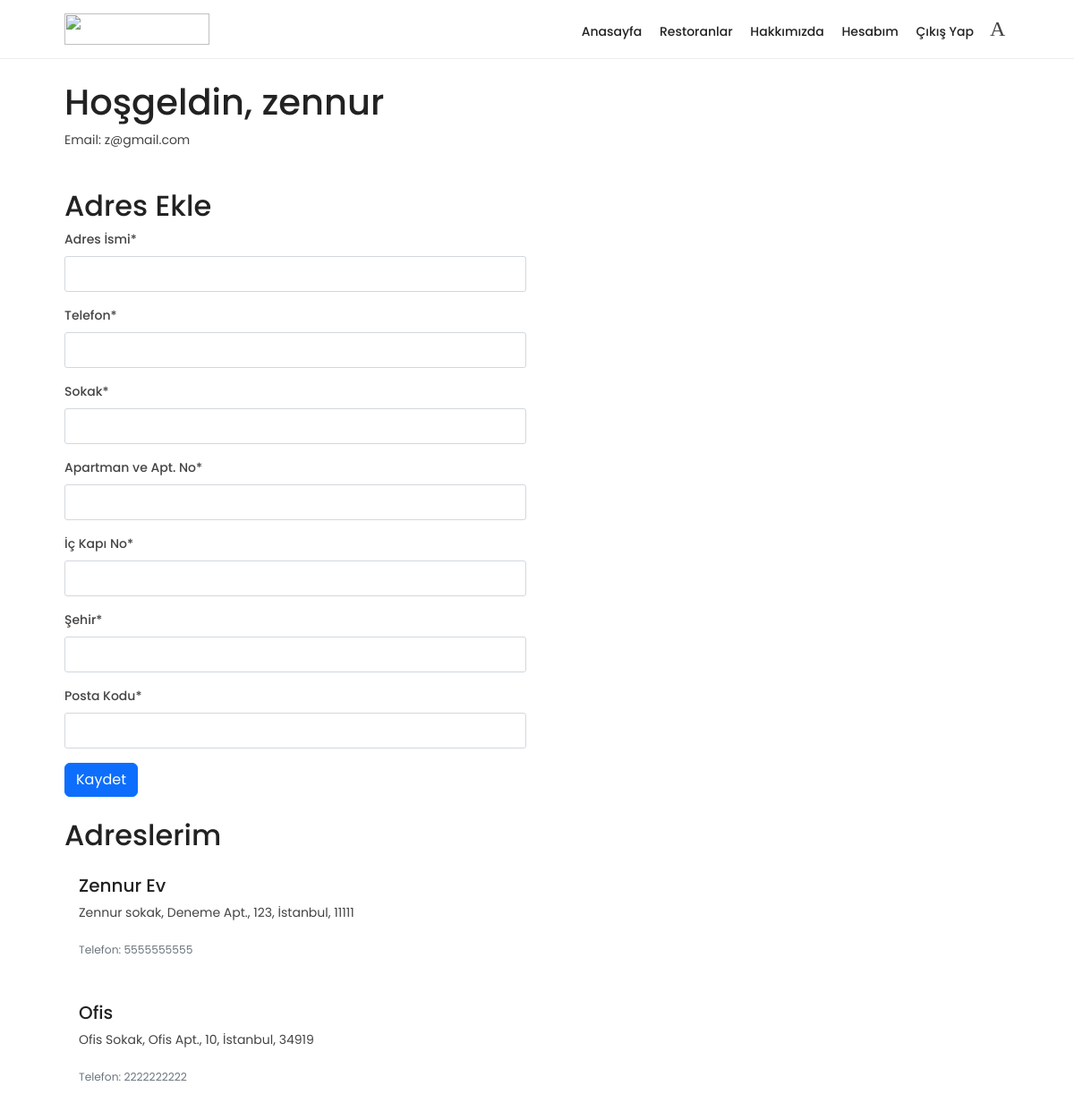
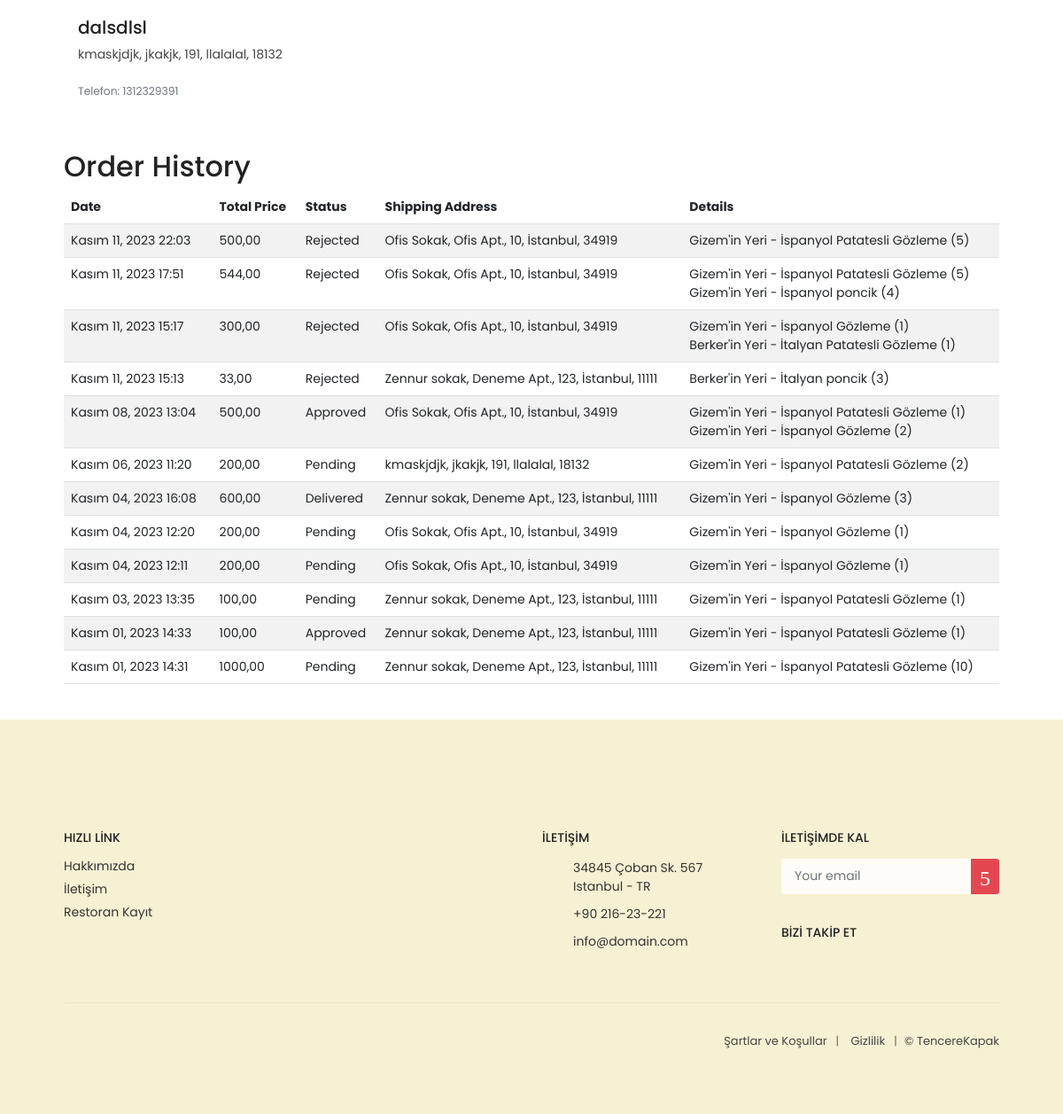
The page /profile (signed in) on the database its author committed (2 pictures, top to bottom).
### fooddelivery/models.py (models this page shows, shortened)
class Customer(AbstractBaseUser, PermissionsMixin):
    name = models.CharField(max_length=100, null=False, blank=False)
    email = models.EmailField(null=False, blank=False, unique=True)
    phone = models.CharField(max_length=10, null=True, blank=False, validators=[phone_number_validator])
    address = models.ManyToManyField('Adress', related_name='customers', blank=True)
    date_joined = models.DateTimeField(default=timezone.now)
    is_staff = models.BooleanField(default=False)
    is_active = models.BooleanField(default=True)
    objects = CustomerManager()
    USERNAME_FIELD = 'email'
    REQUIRED_FIELDS = ['name']
    class Meta:
        ordering = ['email']
        db_table = 'customer'
        verbose_name = 'Customer'
        verbose_name_plural = 'Customers'
        app_label = 'fooddelivery'

class Adress(models.Model):
    customer = models.ForeignKey(Customer, on_delete=models.CASCADE, related_name='customer_addresses')
    name = models.CharField(max_length=100, null=False, blank=False)
    phone = models.CharField(max_length=10, null=True, blank=False, validators=[phone_number_validator])
    street = models.TextField(null=False, blank=False)
    apartment = models.TextField(null=False, blank=False)
    door_number = models.TextField(null=False, blank=False)
    city = models.CharField(max_length=100, null=False, blank=False)
    postal_code = models.CharField(max_length=10, null=False, blank=False)
    created_at = models.DateTimeField(auto_now_add=True)
    updated_at = models.DateTimeField(auto_now=True)
    class Meta:
        db_table = 'adress'
        verbose_name = 'Adress'
        verbose_name_plural = 'Adresses'

class Order(models.Model):
    STATUS = (
        ('pending', 'Pending'),
        ('approved', 'Approved'),
        ('rejected', 'Rejected'),
        ('delivered', 'Delivered'),
    )
    customer = models.ForeignKey(Customer, on_delete=models.CASCADE, related_name="orders")  # Hangi kullanıcının siparişi olduğu
    menu = models.ManyToManyField(Menu, through='OrderItem')  # Hangi ürünlerin siparişte olduğu
    total_price = models.DecimalField(max_digits=10, decimal_places=2, default=0.00)
    status = models.CharField(max_length=10, choices=STATUS, default='pending')
    shipping_address = models.ForeignKey(Adress, on_delete=models.CASCADE, related_name='orders_adresses')
    created_at = models.DateTimeField(auto_now_add=True)
    updated_at = models.DateTimeField(auto_now=True)
    class Meta:
        db_table = 'order'
        verbose_name = 'Order'
        verbose_name_plural = 'Orders'

class OrderItem(models.Model):
    order = models.ForeignKey(Order, on_delete=models.CASCADE, related_name='orderitems')
    menu = models.ForeignKey(Menu, on_delete=models.CASCADE, related_name='menus')
    quantity = models.PositiveIntegerField()
    shipping = models.ForeignKey(Adress, on_delete=models.CASCADE, related_name='orderitems_adresses')
    class Meta:
        db_table = 'order_item'
        verbose_name = 'Order Item'
        verbose_name_plural = 'Order Items'

class Menu(models.Model):
    restaurant = models.ForeignKey(Restaurant, on_delete=models.CASCADE, related_name='menus')
    name = models.CharField(max_length=150)
    price = models.DecimalField(null=False, max_digits=6, decimal_places=2, validators=[MinValueValidator(Decimal('0.01'))])
    description = models.TextField(null=False, blank=True)
    category = models.ForeignKey(Menu_Category, on_delete=models.CASCADE, related_name='menu_items')
    quantity = models.PositiveIntegerField()
    product_image = models.ImageField(upload_to='products/img', null=False, blank=True)
    is_active = models.BooleanField(default=True)
    created_at = models.DateTimeField(auto_now_add=True)
    updated_at = models.DateTimeField(auto_now=True)
    class Meta:
        db_table = 'menu'
        verbose_name = 'Menu'
        verbose_name_plural = 'Menus'

### restaurants/models.py (models this page shows)
class Restaurant(models.Model):
    name = models.CharField(max_length=150)
    name_slug = AutoSlugField(populate_from='name', unique=True, editable=True, blank=True)
    category = models.ForeignKey(Restaurant_Category, on_delete=models.CASCADE, related_name='restaurants')
    score = models.DecimalField(max_digits=3, decimal_places=1, validators=[MinValueValidator(Decimal('0.1')), MaxValueValidator(Decimal('10.0'))])
    restaurant_image = models.ImageField(upload_to='restaurant/img')
    address = models.CharField(max_length=255)
    province = models.CharField(max_length=255)
    phone_number = models.CharField(max_length=10, validators=[RegexValidator(regex='^\d{10}$')])
    delivery_fee = models.DecimalField(max_digits=6, decimal_places=2, validators=[MinValueValidator(Decimal('0.01'))])
    payment_methods = models.CharField(max_length=255)
    opening_hour = models.TimeField()
    closing_hour = models.TimeField()
    minimum_order_amount = models.DecimalField(max_digits=6, decimal_places=2, validators=[MinValueValidator(Decimal('0.01'))])
    is_open = models.BooleanField(default=True)
    created_at = models.DateTimeField(auto_now_add=True)
    updated_at = models.DateTimeField(auto_now=True)
    manager = models.ForeignKey(settings.AUTH_USER_MODEL, on_delete=models.SET_NULL, related_name='managed_restaurants',null=True, blank=True,limit_choices_to={'is_staff': True} )
    class Meta:
        db_table = 'restaurant'
        verbose_name = 'Restaurant'
        verbose_name_plural = 'Restaurants'
    def __str__(self):
        return f'{self.name} - {self.category}'

class Restaurant_Category (models.Model):
    name = models.CharField(max_length=150, unique=True)
    class Meta:
        app_label = 'fooddelivery'
    class Meta:
        db_table = 'restaurant_category'
        verbose_name = 'Restaurant Category'
        verbose_name_plural = 'Restaurant Categories'
    def __str__(self) -> str:
        return f'{self.name}'

### fooddelivery/views.py (the view)
# urls.py: path('profile', views.profile, name='profile'),
@login_required(login_url='/login')
def profile(request):
    customer = request.user
    customer_email = request.user.email
    customer_adress = Adress.objects.filter(customer=request.user)
    address_count = customer.customer_addresses.count()
    order_history = Order.objects.filter(customer=customer).prefetch_related('orderitems__menu').order_by('-created_at')
    can_add_more_addresses = address_count < 5
    form = CustomerAddressForm(request.POST or None) if can_add_more_addresses else None
    if request.method == "POST" and form and form.is_valid():
        address = form.save(commit=False)
        address.customer = customer
        address.save()
        messages.success(request, 'Your address has been created.')
        return redirect('profile')
    if not can_add_more_addresses:
        messages.warning(request, 'You can only add up to 5 addresses.')
    context = {
        'customer_email': customer_email, 'customer_adress': customer_adress, 'order_history': order_history,
        'form': form, 'can_add_more_addresses': can_add_more_addresses, 'address_count': address_count
        }
    return render(request, 'profile.html', context)

### fooddelivery/forms.py
class CustomerAddressForm(forms.ModelForm):
    class Meta:
        model = Adress
        fields = ['name', 'phone', 'street', 'apartment', 'door_number', 'city', 'postal_code']
    name = forms.CharField(label="Adres İsmi", min_length=2, max_length=50)
    phone = forms.CharField(label="Telefon", max_length=10, validators=[phone_number_validator])
    street = forms.CharField(label="Sokak", min_length=5, max_length=60)
    apartment = forms.CharField(label="Apartman ve Apt. No", max_length=20)
    door_number = forms.CharField(label="İç Kapı No", max_length=3)
    city = forms.CharField(label="Şehir", max_length=20)
    postal_code = forms.CharField(label='Posta Kodu', min_length=5, max_length=5)

### fooddelivery/templates/profile.html (shortened to what this page needs)
{% extends "base.html" %}
{% load static %}
{% load crispy_forms_tags %}
{% block content %}
<div class="container py-4">
    <div class="row mb-4">
        <div class="col">
            <h1>Hoşgeldin, {{ request.user.name }}</h1>
            <p>Email: {{ request.user.email }}</p>
        </div>
    </div>
    {% if can_add_more_addresses %}
        <div class="row">
            <div class="col-lg-6">
                <h2>Adres Ekle</h2>
                <form method="post">
                    {{ form|crispy }}
                    <button type="submit" class="btn btn-primary">Kaydet</button>
                </form>
            </div>
        </div>
    {% else %}
        <div class="alert alert-warning" role="alert">
            You can only add up to 5 addresses.
        </div>
    {% endif %}
    <div class="row mt-4">
        <div class="col">
            <h2>Adreslerim</h2>
            {% for address in customer_adress %}
                <div class="card mb-3">
                    <div class="card-body">
                        <h5 class="card-title">{{ address.name }}</h5>
                        <p class="card-text">
                            {{ address.street }},
                            {{ address.apartment }},
                            {{ address.door_number }},
                            {{ address.city }},
                            {{ address.postal_code }}
                        </p>
                        <p class="card-text"><small class="text-muted">Telefon: {{ address.phone }}</small></p>
                    </div>
                </div>
            {% endfor %}
        </div>
    </div>
    <div class="row mt-4">
        <div class="col">
            <h2>Order History</h2>
            <table class="table table-striped">
                <thead>
                    <tr>
                        <th>Date</th>
                        <th>Total Price</th>
                        <th>Status</th>
                        <th>Shipping Address</th>
                        <th>Details</th>
                    </tr>
                </thead>
                <tbody>
                    {% for order in order_history %}
                        <tr>
                            <td>{{ order.created_at|date:"F d, Y H:i" }}</td>
                            <td>{{ order.total_price }}</td>
                            <td>{{ order.get_status_display }}</td>
                            <td>
                                {{ order.shipping_address.street }},
                                {{ order.shipping_address.apartment }},
                                {{ order.shipping_address.door_number }},
                                {{ order.shipping_address.city }},
                                {{ order.shipping_address.postal_code }}
                            </td>
                            <td>
                                {% for orderitem in order.orderitems.all %}
                                    {{ orderitem.menu.restaurant }} {{ orderitem.menu.name }} ({{ orderitem.quantity }})<br>
                                {% endfor %}
                            </td>
                        </tr>
                    {% endfor %}
                </tbody>
            </table>
        </div>
    </div>
</div>
{% endblock %}

### rows shown on the page
Customer: user.name "zennur", user.email "z@gmail.com"
Adress: name "Zennur Ev", street "Zennur sokak", apartment "Deneme Apt.", door_number "123", city "İstanbul", postal_code "11111", phone "5555555555"
Adress: name "Ofis", street "Ofis Sokak", apartment "Ofis Apt.", door_number "10", city "İstanbul", postal_code "34919", phone "2222222222"
Adress: name "dalsdlsl", street "kmaskjdjk", apartment "jkakjk", door_number "191", city "llalalal", postal_code "18132", phone "1312329391"
Order: created_at "Kasım 11, 2023 22:03", total_price "500,00", status "Rejected", shipping_address.street "Ofis Sokak", shipping_address.apartment "Ofis Apt.", shipping_address.door_number "10", shipping_address.city "İstanbul", shipping_address.postal_code "34919"
OrderItem: menu.restaurant "Gizem'in Yeri - İspanyol", menu.name "Patatesli Gözleme", quantity "5"
Order: created_at "Kasım 11, 2023 17:51", total_price "544,00", status "Rejected", shipping_address.street "Ofis Sokak", shipping_address.apartment "Ofis Apt.", shipping_address.door_number "10", shipping_address.city "İstanbul", shipping_address.postal_code "34919"
OrderItem: menu.restaurant "Gizem'in Yeri - İspanyol", menu.name "Patatesli Gözleme", quantity "5"
OrderItem: menu.restaurant "Gizem'in Yeri - İspanyol", menu.name "poncik", quantity "4"
Order: created_at "Kasım 11, 2023 15:17", total_price "300,00", status "Rejected", shipping_address.street "Ofis Sokak", shipping_address.apartment "Ofis Apt.", shipping_address.door_number "10", shipping_address.city "İstanbul", shipping_address.postal_code "34919"
OrderItem: menu.restaurant "Gizem'in Yeri - İspanyol", menu.name "Gözleme", quantity "1"
OrderItem: menu.restaurant "Berker'in Yeri - İtalyan", menu.name "Patatesli Gözleme", quantity "1"
Order: created_at "Kasım 11, 2023 15:13", total_price "33,00", status "Rejected", shipping_address.street "Zennur sokak", shipping_address.apartment "Deneme Apt.", shipping_address.door_number "123", shipping_address.city "İstanbul", shipping_address.postal_code "11111"
OrderItem: menu.restaurant "Berker'in Yeri - İtalyan", menu.name "poncik", quantity "3"
Order: created_at "Kasım 08, 2023 13:04", total_price "500,00", status "Approved", shipping_address.street "Ofis Sokak", shipping_address.apartment "Ofis Apt.", shipping_address.door_number "10", shipping_address.city "İstanbul", shipping_address.postal_code "34919"
OrderItem: menu.restaurant "Gizem'in Yeri - İspanyol", menu.name "Patatesli Gözleme", quantity "1"
OrderItem: menu.restaurant "Gizem'in Yeri - İspanyol", menu.name "Gözleme", quantity "2"
Order: created_at "Kasım 06, 2023 11:20", total_price "200,00", status "Pending", shipping_address.street "kmaskjdjk", shipping_address.apartment "jkakjk", shipping_address.door_number "191", shipping_address.city "llalalal", shipping_address.postal_code "18132"
OrderItem: menu.restaurant "Gizem'in Yeri - İspanyol", menu.name "Patatesli Gözleme", quantity "2"
Order: created_at "Kasım 04, 2023 16:08", total_price "600,00", status "Delivered", shipping_address.street "Zennur sokak", shipping_address.apartment "Deneme Apt.", shipping_address.door_number "123", shipping_address.city "İstanbul", shipping_address.postal_code "11111"
OrderItem: menu.restaurant "Gizem'in Yeri - İspanyol", menu.name "Gözleme", quantity "3"
Order: created_at "Kasım 04, 2023 12:20", total_price "200,00", status "Pending", shipping_address.street "Ofis Sokak", shipping_address.apartment "Ofis Apt.", shipping_address.door_number "10", shipping_address.city "İstanbul", shipping_address.postal_code "34919"
OrderItem: menu.restaurant "Gizem'in Yeri - İspanyol", menu.name "Gözleme", quantity "1"
Order: created_at "Kasım 04, 2023 12:11", total_price "200,00", status "Pending", shipping_address.street "Ofis Sokak", shipping_address.apartment "Ofis Apt.", shipping_address.door_number "10", shipping_address.city "İstanbul", shipping_address.postal_code "34919"
OrderItem: menu.restaurant "Gizem'in Yeri - İspanyol", menu.name "Gözleme", quantity "1"
Order: created_at "Kasım 03, 2023 13:35", total_price "100,00", status "Pending", shipping_address.street "Zennur sokak", shipping_address.apartment "Deneme Apt.", shipping_address.door_number "123", shipping_address.city "İstanbul", shipping_address.postal_code "11111"
OrderItem: menu.restaurant "Gizem'in Yeri - İspanyol", menu.name "Patatesli Gözleme", quantity "1"
Order: created_at "Kasım 01, 2023 14:33", total_price "100,00", status "Approved", shipping_address.street "Zennur sokak", shipping_address.apartment "Deneme Apt.", shipping_address.door_number "123", shipping_address.city "İstanbul", shipping_address.postal_code "11111"
OrderItem: menu.restaurant "Gizem'in Yeri - İspanyol", menu.name "Patatesli Gözleme", quantity "1"
Order: created_at "Kasım 01, 2023 14:31", total_price "1000,00", status "Pending", shipping_address.street "Zennur sokak", shipping_address.apartment "Deneme Apt.", shipping_address.door_number "123", shipping_address.city "İstanbul", shipping_address.postal_code "11111"
OrderItem: menu.restaurant "Gizem'in Yeri - İspanyol", menu.name "Patatesli Gözleme", quantity "10"
